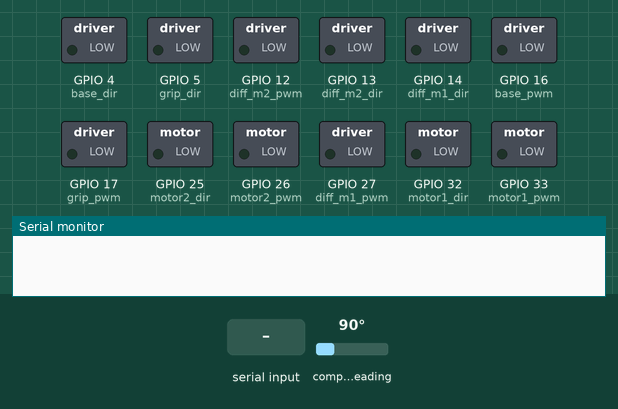
Recording of a sketch running on a simulated ESP32. Parts: switched loads named in the sketch (green lamp = pin HIGH), the last lines printed to the serial monitor. Wiring (inferred from the names in the program): AS5600 angle sensor at I2C address 0x36. Inputs (shaded band) come from the test bench; at power-on: compass heading 90°.

Above: at 1.2 s.
1.3 s: "90,45,200\n" received over Serial
At 2.5 s:
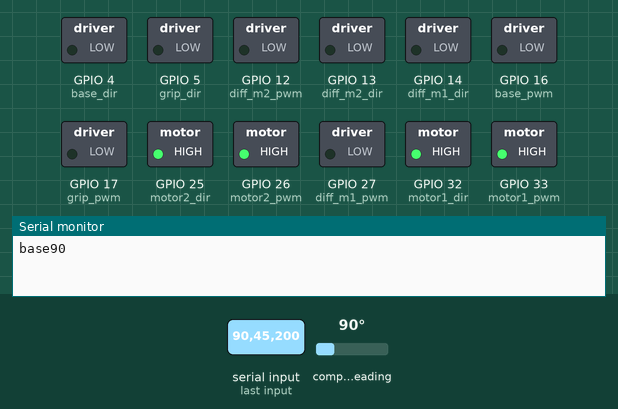
2.8 s: "1\n" received over Serial
At 3.1 s:
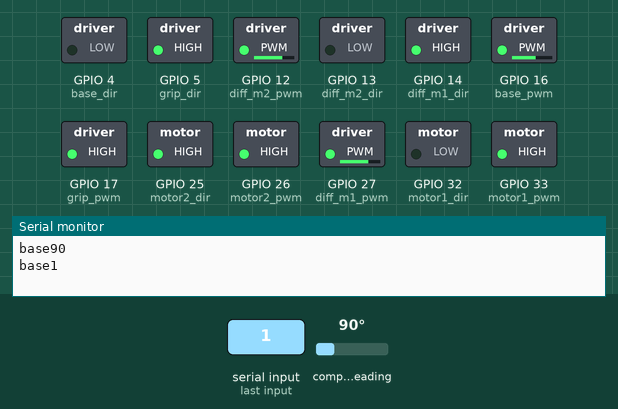
4.3 s: "30,150,10\n" received over Serial
At 4.8 s:
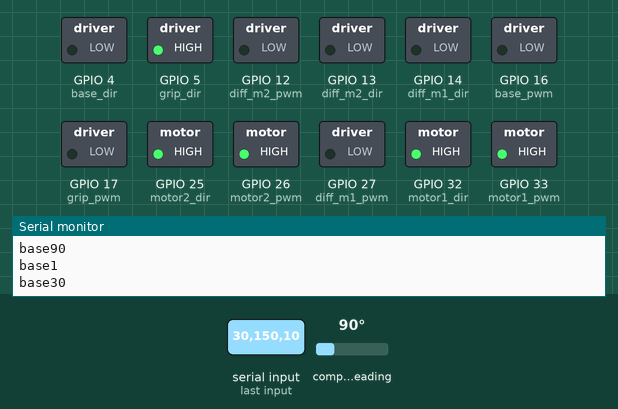
5.8 s: "4\n" received over Serial
At 6.5 s:
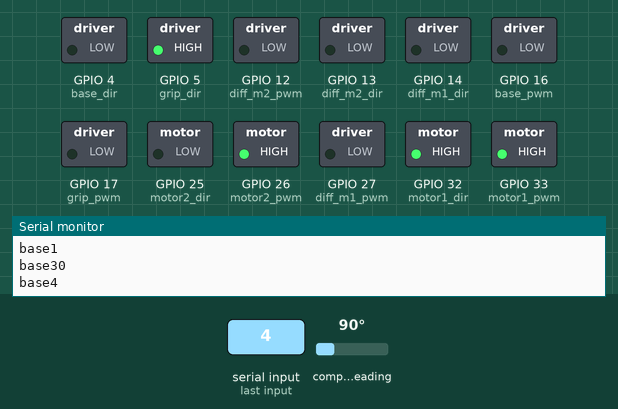
7.3 s: "0\n" received over Serial
At 8.3 s:
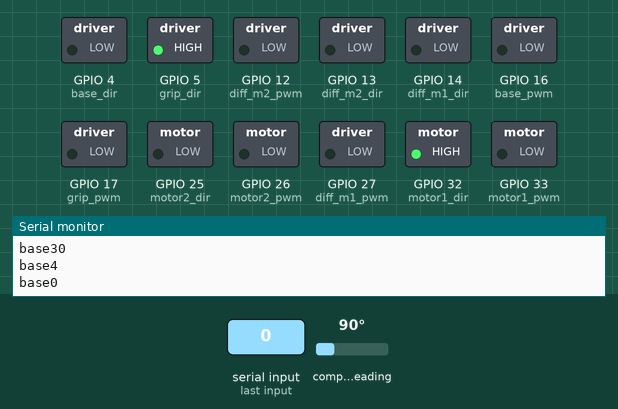
8.8 s: "2\n" received over Serial
At 10.0 s:
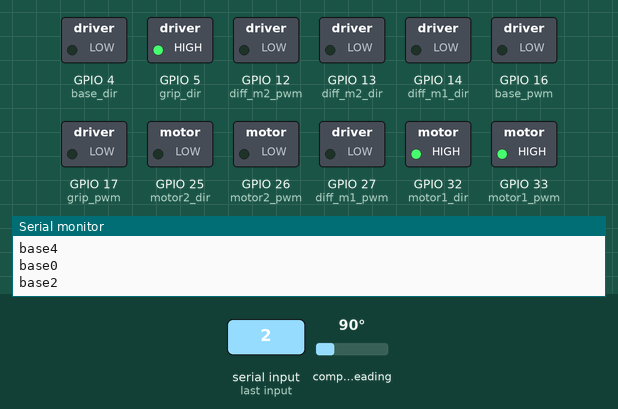
Timing chart, 0 to 11.3 s (numbered marks = the images above; inputs shaded):
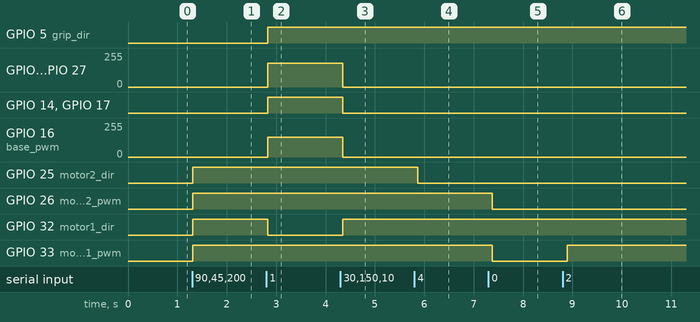

The sketch:

2_encoder_final.ino
```cpp
#include <Wire.h>

#define motor1_pwm 33
#define motor2_pwm 26
#define motor1_dir 32
#define motor2_dir 25

#define grip_pwm 17
#define grip_dir 5

#define diff_m1_pwm 27 //
#define diff_m1_dir 14 //

#define diff_m2_pwm 12 //
#define diff_m2_dir 13 //

#define base_pwm 16
#define base_dir 4


// I2C addresses and registers
#define AS5600_ADDR 0x36
#define ANGLE_REG_H 0x0E
#define ANGLE_REG_L 0x0F

// Define the I2C buses
TwoWire I2C_0 = TwoWire(0); // Primary I2C bus
TwoWire I2C_1 = TwoWire(1); // Secondary I2C bus

int16_t raw_angle_1, raw_angle_2;
float offset_1, offset_2;
float angle_1 = 0;
float angle_2 = 0;

float target_1 = 0;
float target_2 = 0;

int manual = 0;
int pitch = 0;
int roll = 0;
int gripper = 0;
int base = 0;


void readAngle(TwoWire &i2c_bus, int16_t &raw_angle, float &angle, float &offset) {
  // Request data from the AS5600
  i2c_bus.beginTransmission(AS5600_ADDR);
  i2c_bus.write(ANGLE_REG_H);
  i2c_bus.endTransmission(false);
  i2c_bus.requestFrom((uint8_t)AS5600_ADDR, (size_t)2, true);

  // Read the angle data (2 bytes)
  uint8_t angle_high = i2c_bus.read();
  uint8_t angle_low = i2c_bus.read();

  // Combine high and low bytes
  raw_angle = (angle_high << 8) | angle_low;

  // Convert raw angle to degrees (0-360 range)
  angle = (float)raw_angle * 360.0 / 4096.0;

  angle = angle - offset;
}

void setup() {
  // Initialize I2C communication on both buses
  I2C_0.begin(21, 22);  // SDA, SCL pins for I2C_0
  I2C_1.begin(4, 16);   // SDA, SCL pins for I2C_1
  Serial.begin(9600); // Match the baud rate with Python

  pinMode(motor1_pwm, OUTPUT);
  pinMode(motor2_pwm, OUTPUT);
  pinMode(motor1_dir, OUTPUT);
  pinMode(motor2_dir, OUTPUT);

  pinMode(grip_pwm, OUTPUT);
  pinMode(grip_dir, OUTPUT);

  pinMode(diff_m1_dir, OUTPUT);
  pinMode(diff_m2_dir, OUTPUT);

  pinMode(diff_m1_pwm, OUTPUT);
  pinMode(diff_m2_pwm, OUTPUT);

  pinMode(base_pwm, OUTPUT);
  pinMode(base_dir, OUTPUT);

  readAngle(I2C_0, raw_angle_1, angle_1,offset_1);
  readAngle(I2C_1, raw_angle_2, angle_2,offset_2);

  // Record the offsets at startup
  offset_1 = angle_1;
  offset_2 = angle_2;

}

void loop() {
  // Read the current angles
  readAngle(I2C_0, raw_angle_1, angle_1,offset_1);
  readAngle(I2C_1, raw_angle_2, angle_2,offset_2);

  // Check if there is data available to read from serial
  if (Serial.available() > 0) {
    // Read the incoming data until newline character ('\n')
    String incomingData = Serial.readStringUntil('\n');

    // Parse the incoming data (you can still use these values if needed)
    int commaIndex1 = incomingData.indexOf(',');
    int commaIndex2 = incomingData.indexOf(',', commaIndex1 + 1);
    int commaIndex3 = incomingData.indexOf(',', commaIndex2 + 1);
    int commaIndex4 = incomingData.indexOf(',', commaIndex3 + 1);
    int commaIndex5 = incomingData.indexOf(',', commaIndex4 + 1);
    int commaIndex6 = incomingData.indexOf(',', commaIndex5 + 1);

    target_1 = incomingData.substring(0, commaIndex1).toInt();
    target_2 = incomingData.substring(commaIndex1 + 1,commaIndex2).toInt();
    manual = incomingData.substring(commaIndex2 + 1,commaIndex3).toInt();
    pitch = incomingData.substring(commaIndex3 + 1,commaIndex4).toInt();
    roll = incomingData.substring(commaIndex4 + 1,commaIndex5).toInt();
    gripper = incomingData.substring(commaIndex5 + 1 , commaIndex6).toInt();
    base = incomingData.substring(commaIndex6 + 1).toInt();

    if (gripper == 1){
          digitalWrite(grip_pwm,HIGH);
          digitalWrite(grip_dir,HIGH);
        }
    else if (gripper == (-1)) {
          digitalWrite(grip_pwm,HIGH);
          digitalWrite(grip_dir,LOW);
        }
    else{
      digitalWrite(grip_pwm,LOW);
    }

    if (base == -1){
          analogWrite(base_pwm,150);
          digitalWrite(base_dir,HIGH);
        }
    else if (base == 1) {
          analogWrite(base_pwm,150);
          digitalWrite(base_dir,LOW);
        }
    else{
      analogWrite(base_pwm,0);
    }

    Serial.print("base");
    Serial.println(base);


    if (pitch == 1){
          analogWrite(diff_m1_pwm,180);
          digitalWrite(diff_m1_dir,HIGH);
          analogWrite(diff_m2_pwm,180);
          digitalWrite(diff_m2_dir,LOW);
        }
    else if (pitch == (-1)){
          analogWrite(diff_m1_pwm,180);
          digitalWrite(diff_m1_dir,LOW);
          analogWrite(diff_m2_pwm,180);
          digitalWrite(diff_m2_dir,HIGH);
        }
    else if (roll == 1){
          analogWrite(diff_m1_pwm,180);
          digitalWrite(diff_m1_dir,HIGH);
          analogWrite(diff_m2_pwm,180);
          digitalWrite(diff_m2_dir,HIGH);
        }
    else if (roll == (-1)){
          analogWrite(diff_m1_pwm,180);
          digitalWrite(diff_m1_dir,LOW);
          analogWrite(diff_m2_pwm,180);
          digitalWrite(diff_m2_dir,LOW);
        }
    else{
      analogWrite(diff_m1_pwm, 0);  // Stop motor 1
      analogWrite(diff_m2_pwm, 0);  // Stop motor 2
      digitalWrite(diff_m1_dir, LOW);  // Reset motor 1 direction
      digitalWrite(diff_m2_dir, LOW);  // Reset motor 2 direction
    }


    if (manual == 1){
      analogWrite(motor1_pwm, 255);
      digitalWrite(motor1_dir,LOW);
    }
    else if (manual == 2){
      analogWrite(motor1_pwm, 255);
      digitalWrite(motor1_dir,HIGH);
    }
    else if (manual == 3){
      analogWrite(motor2_pwm, 255);
      digitalWrite(motor2_dir,HIGH);
    }
    else if (manual == 4){
      analogWrite(motor2_pwm, 255);
      digitalWrite(motor2_dir,LOW);
    }

    else{

      // digitalWrite(diff_m1_pwm,LOW);
      // digitalWrite(diff_m2_pwm,LOW);
      // digitalWrite(grip_pwm,LOW);

      // If target_1 and target_2 are both zero, stop the motors
      if ((target_1 == 0) && (target_2 == 0)) {
        analogWrite(motor1_pwm, 0);  // Stop motor 1
        analogWrite(motor2_pwm, 0);  // Stop motor 2
      }

      else {

        // Control motor 1 to reach target_1
        if ((int)target_1 != (int)angle_1) {
          if (target_1 > angle_1)
            digitalWrite(motor1_dir, HIGH);  // Rotate motor 1 clockwise
          else
            digitalWrite(motor1_dir, LOW);   // Rotate motor 1 counterclockwise
        analogWrite(motor1_pwm, 255);  // Full speed for motor 1
        }
        else {
          analogWrite(motor1_pwm, 0);  // Stop motor 1 when target angle is reached
        }

        // Control motor 2 to reach target_2
        if ((int)target_2 != (int)angle_2) {
          if (target_2 > angle_2)
            digitalWrite(motor2_dir, HIGH);  // Rotate motor 2 clockwise
          else
            digitalWrite(motor2_dir, LOW);   // Rotate motor 2 counterclockwise
        analogWrite(motor2_pwm, 255);  // Full speed for motor 2
        }
        else {
          analogWrite(motor2_pwm, 0);  // Stop motor 2 when target angle is reached
        }

    }
}


    // Create a comma-separated string of the encoder angles
    // String outputData = String(angle_1, 2) + "," + String(angle_2, 2);
    // Send the encoder angles back to the serial port
    // Serial.println(outputData);
}

  // Ensure a short delay to allow serial buffer to be cleared
  delay(100);
}
```

Measured:
- after the input at 1.3 s, GPIO 25 (motor2_dir), GPIO 26 (motor2_pwm), GPIO 32 (motor1_dir), GPIO 33 (motor1_pwm): LOW → HIGH at once
- after the input at 2.8 s, GPIO 5 (grip_dir), GPIO 14 (diff_m1_dir), GPIO 17 (grip_pwm): LOW → HIGH at once; GPIO 12 (diff_m2_pwm), GPIO 27 (diff_m1_pwm): 0/255 → 180/255 at once; GPIO 16 (base_pwm): 0/255 → 150/255 at once; GPIO 32 (motor1_dir): HIGH → LOW at once
- after the input at 4.3 s, GPIO 12 (diff_m2_pwm), GPIO 27 (diff_m1_pwm): 180/255 → 0/255 after 0.05 s; GPIO 14 (diff_m1_dir), GPIO 17 (grip_pwm): HIGH → LOW after 0.05 s; GPIO 16 (base_pwm): 150/255 → 0/255 after 0.05 s; GPIO 32 (motor1_dir): LOW → HIGH after 0.05 s
- after the input at 5.8 s, GPIO 25 (motor2_dir): HIGH → LOW after 0.06 s
- after the input at 7.3 s, GPIO 26 (motor2_pwm), GPIO 33 (motor1_pwm): HIGH → LOW after 0.08 s
- after the input at 8.8 s, GPIO 33 (motor1_pwm): LOW → HIGH after 0.10 s
